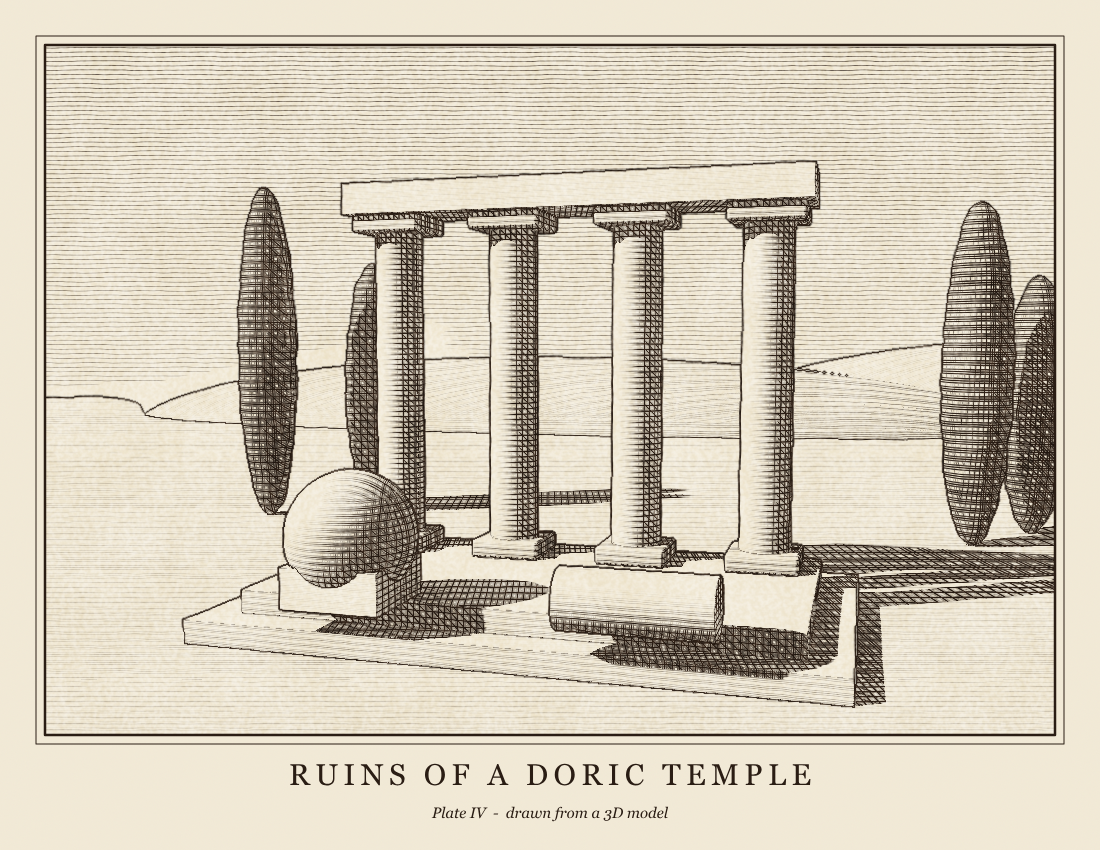

Source code (Python):
# Copper-plate engraving of a 3D scene: hatches that follow the surfaces in perspective, ink contours.
from atelier import *
from atelier.stylize import render_hatch, outlines

s = Scene()
s.add(plane(0.0), Mat("#b0a898"))                                                         # ground
s.add(box(3.2, 0.12, 2.0).move(0, 0.06, -0.4) | box(2.8, 0.12, 1.6).move(0, 0.18, -0.4), Mat("#d8d0c0"))  # steps
for x in (-1.1, -0.37, 0.37, 1.1):                                                       # colonnade
    shaft = cylinder(0.14, 1.9).move(x, 1.19, -0.9)
    capital = round_box(0.42, 0.1, 0.42, 0.02).move(x, 2.19, -0.9)
    s.add(shaft | capital | round_box(0.4, 0.1, 0.4, 0.02).move(x, 0.29, -0.9), Mat("#ddd5c4"))
s.add(box(2.7, 0.18, 0.5).move(0, 2.33, -0.9), Mat("#d8d0c0"))                           # architrave
s.add(cylinder(0.14, 0.7).rotate(z=90).move(0.7, 0.38, 0.65), Mat("#d8d0c0"))            # fallen drum
s.add(sphere(0.32).move(-0.75, 0.56, 0.45), Mat("#d8d0c0"))                              # stone sphere
s.add(box(0.5, 0.2, 0.5).move(-0.75, 0.34, 0.45), Mat("#d8d0c0"))                        # its plinth
for x, z, h in [(-3.3, -3.0, 2.8), (-2.7, -3.8, 2.2), (2.4, -3.2, 2.5), (2.9, -3.9, 2.0)]:                  # cypresses
    s.add(ellipsoid(0.24, h / 2, 0.24).displace(noise3(5, 2, seed=int(x * 10)), 0.04).move(x, h / 2, z), Mat("#4a4a36"))
s.add(sphere(1).scale((9, 1.6, 3)).move(-4, -0.4, -14) | sphere(1).scale((8, 2.2, 3)).move(6, -0.6, -16),
      Mat("#a8a090"))                                                                      # distant hills
s.sun((-1.4, 1.2, 0.9), power=3.0, soft=0.02)
s.sky("#9ab", "#dde", "#887", power=0.25)
s.camera((1.6, 1.5, 5.0), (0, 1.05, -0.4), fov=44)

PAPER, INK = "#f1e9d6", "#2a1d14"
c = Canvas(1100, 850, bg=PAPER)
sky_tone = gradient(["#9a9a9a", "#e8e8e8"]) + smoothstep(0.45, 0.6, clouds(1.6, 0.45, seed=SEED + 2).scale(2.5, 0.7))
c.hatch(None, angle=0, spacing=4.5, width=1.0, color=INK, tone=sky_tone.clip(), wobble=0.25)  # engraved sky
L = c.layer()
r = L.render(s, alpha=True)
L.clear()
L.fill(PAPER, mask=r.alpha)
L.apply(render_hatch(r, s, spacing=4.5, width=1.15, layers=3, color=INK, lo=0.0, wobble=0.2),
        outlines(r, width=2.0, inner=0.9, color=INK, crease=0.5, depth=0.05, rough=0.5))
c.layer(blend="overlay", opacity=0.5).fill(paper())                                   # paper tooth
c.layer()
c.draw(rect(0, 0, 1100, 850) - rect(45, 45, 1010, 690), fill=PAPER)                    # plate margin
c.rect(45, 45, 1010, 690, fill=None, stroke=INK, width=2.5)
c.rect(36, 36, 1028, 708, fill=None, stroke=INK, width=1)
c.text("RUINS OF A DORIC TEMPLE", 550, 785, size=30, fill=INK, font="serif", align="center", spacing=0.18)
c.text("Plate IV  -  drawn from a 3D model", 550, 818, size=15, fill=INK, font="serif", italic=True, align="center")
c.save(__file__[:-3] + ".png")
